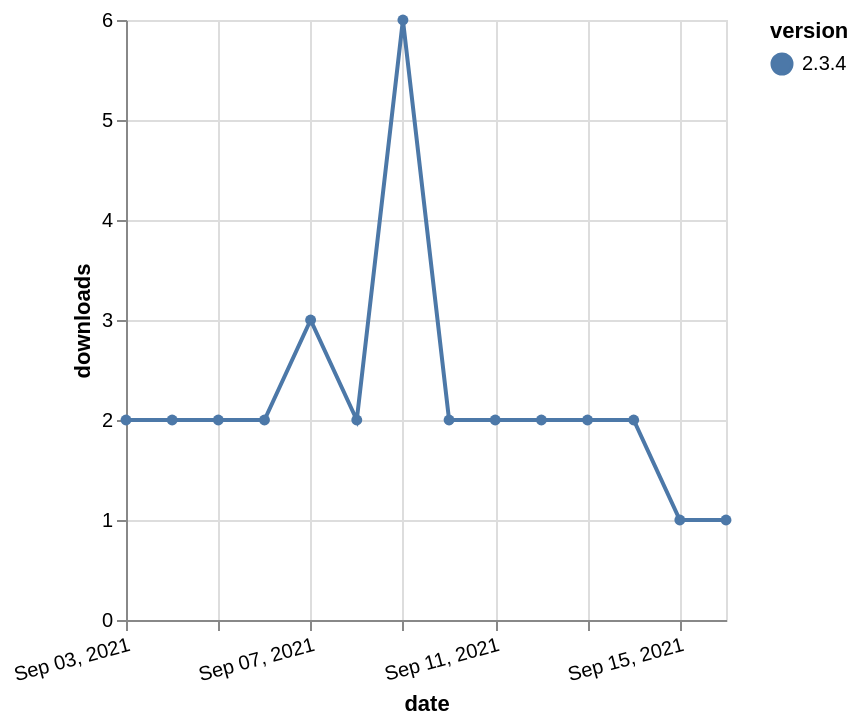

The Vega-Lite source for this figure:
### Vega-Lite specification from a JSON file in a GitHub repository (floating-point values rounded to 4 significant figures)
{"$schema": "https://vega.github.io/schema/vega-lite/v5.json", "description": "A simple bar chart with embedded data.", "data": {"values": [{"date": "2021-09-03", "total": 683, "delta": 2, "version": "2.3.4"}, {"date": "2021-09-04", "total": 685, "delta": 2, "version": "2.3.4"}, {"date": "2021-09-05", "total": 687, "delta": 2, "version": "2.3.4"}, {"date": "2021-09-06", "total": 689, "delta": 2, "version": "2.3.4"}, {"date": "2021-09-07", "total": 692, "delta": 3, "version": "2.3.4"}, {"date": "2021-09-08", "total": 694, "delta": 2, "version": "2.3.4"}, {"date": "2021-09-09", "total": 700, "delta": 6, "version": "2.3.4"}, {"date": "2021-09-10", "total": 702, "delta": 2, "version": "2.3.4"}, {"date": "2021-09-11", "total": 704, "delta": 2, "version": "2.3.4"}, {"date": "2021-09-12", "total": 706, "delta": 2, "version": "2.3.4"}, {"date": "2021-09-13", "total": 708, "delta": 2, "version": "2.3.4"}, {"date": "2021-09-14", "total": 710, "delta": 2, "version": "2.3.4"}, {"date": "2021-09-15", "total": 711, "delta": 1, "version": "2.3.4"}, {"date": "2021-09-16", "total": 712, "delta": 1, "version": "2.3.4"}]}, "width": "container", "mark": {"type": "line", "point": {"filled": true}}, "encoding": {"x": {"field": "date", "type": "temporal", "timeUnit": "yearmonthdate", "title": "date", "axis": {"labelAngle": -15}}, "y": {"field": "delta", "type": "quantitative", "title": "downloads"}, "color": {"field": "version", "type": "nominal"}, "tooltip": {"field": "delta"}}}
